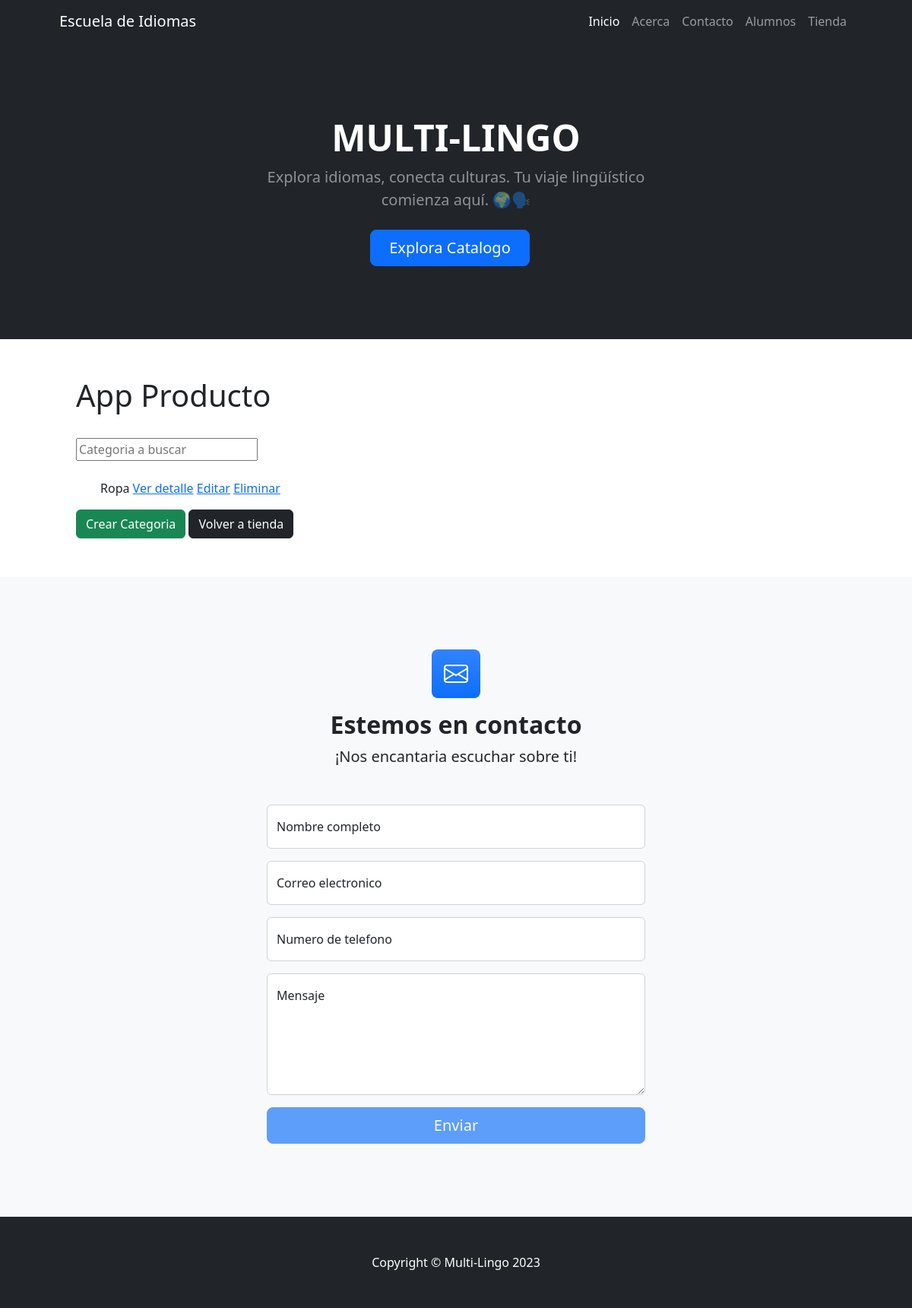
/producto/productocategoria/list/, run on an earlier commit of the app's database.
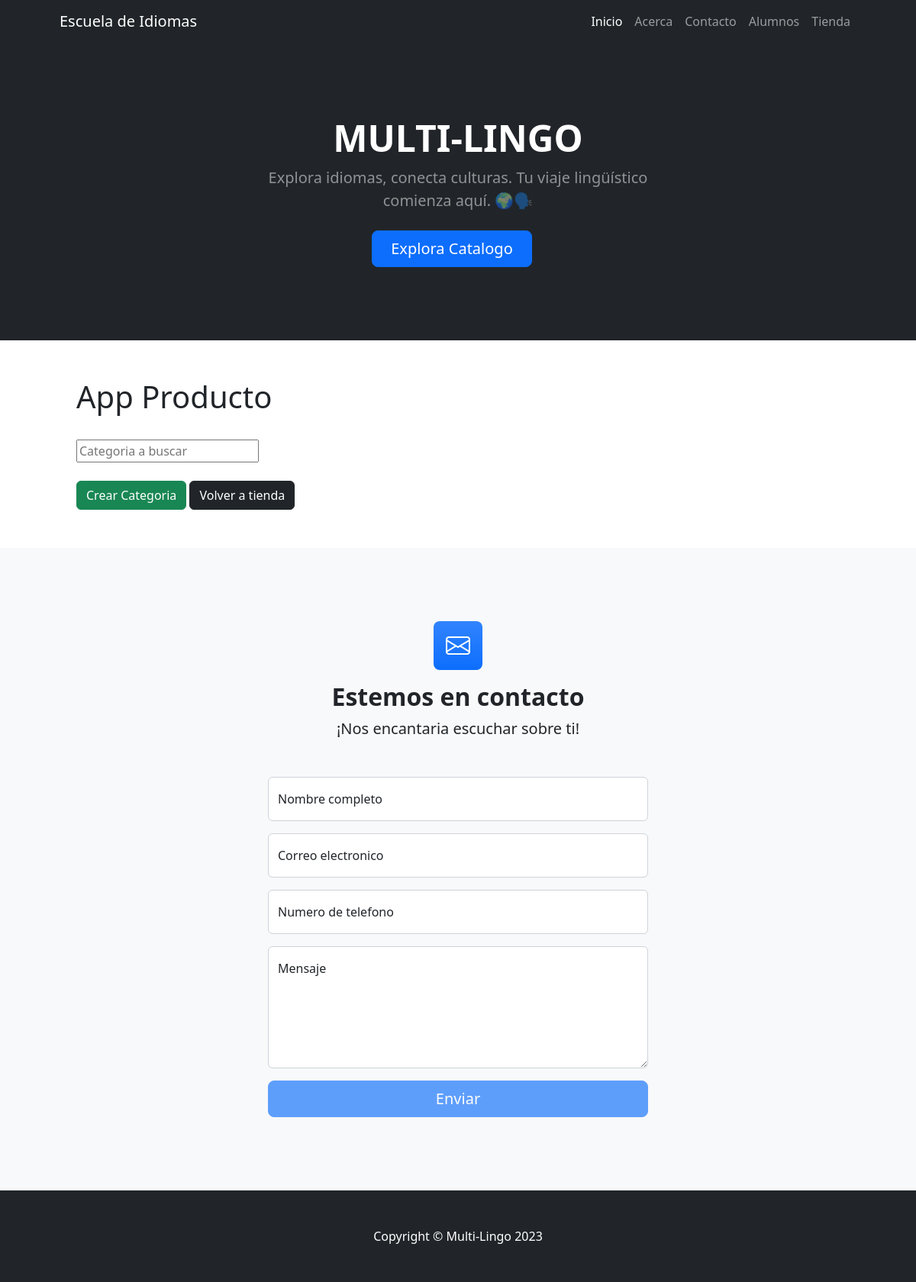
And on a later commit of the database.
### producto/models.py (models this page shows, shortened)
class ProductoCategoria(models.Model):
    nombre = models.CharField(max_length=50)
    descripcion = models.CharField(max_length=250, null=True, blank=True, verbose_name="descripcion")
    class Meta:
        verbose_name = "categoria de productos"
        verbose_name_plural = "categorias de productos"

### producto/views.py (the view)
# urls.py: path("productocategoria/list/", views.ProductoCategoriaList.as_view(), name="productocategoria_list"),
class ProductoCategoriaList(ListView):
    model = models.ProductoCategoria
    def get_queryset(self):
        if self.request.GET.get("buscar"):
            consulta = self.request.GET.get("buscar")
            object_list = models.ProductoCategoria.objects.filter(
                nombre__icontains=consulta
            )
        else:
            object_list = models.ProductoCategoria.objects.all()
        return object_list

### producto/templates/producto/productocategoria_list.html
{% extends 'producto/base.html' %}
{% block producto %}
    <div class="py-4">
        <form action="" method="get">
            <input type="text" name="buscar" placeholder="Categoria a buscar">
        </form>
    </div>
    {% for producto in object_list %}
        <ul>
            {{ producto.nombre }}
                <a href="{% url 'producto:productocategoria_detail' producto.id %}">Ver detalle</a>
                <a href="{% url 'producto:productocategoria_update' producto.id %}">Editar</a>
                <a href="{% url 'producto:productocategoria_delete' producto.id %}">Eliminar</a>
        </ul>
    {% endfor %}
    <a href="{% url 'producto:productocategoria_form' %}" class="btn btn-success ">Crear Categoria</a>
    <a href="{% url 'producto:index' %}" class="btn btn-dark ">Volver a tienda</a>
{% endblock producto %}

What changed in the data, as far as the page shows it:
removed ProductoCategoria: nombre "Ropa"
